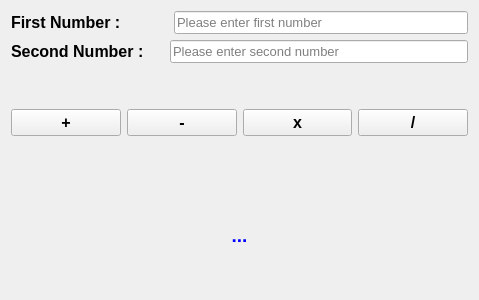
<?xml version="1.0" encoding="UTF-8"?>
<ui version="4.0">
 <class>Form</class>
 <widget class="QWidget" name="Form">
  <property name="geometry">
   <rect>
    <x>0</x>
    <y>0</y>
    <width>479</width>
    <height>300</height>
   </rect>
  </property>
  <property name="windowTitle">
   <string>Form</string>
  </property>
  <layout class="QVBoxLayout" name="verticalLayout">
   <item>
    <layout class="QHBoxLayout" name="horizontalLayout">
     <item>
      <widget class="QLabel" name="label">
       <property name="font">
        <font>
         <family>Segoe UI</family>
         <pointsize>12</pointsize>
         <weight>75</weight>
         <bold>true</bold>
        </font>
       </property>
       <property name="text">
        <string>First Number :</string>
       </property>
      </widget>
     </item>
     <item>
      <spacer name="horizontalSpacer">
       <property name="orientation">
        <enum>Qt::Horizontal</enum>
       </property>
       <property name="sizeType">
        <enum>QSizePolicy::Preferred</enum>
       </property>
       <property name="sizeHint" stdset="0">
        <size>
         <width>47</width>
         <height>20</height>
        </size>
       </property>
      </spacer>
     </item>
     <item>
      <widget class="QLineEdit" name="lnEd_first">
       <property name="font">
        <font>
         <family>Arial</family>
         <pointsize>10</pointsize>
         <weight>50</weight>
         <bold>false</bold>
        </font>
       </property>
       <property name="placeholderText">
        <string>Please enter first number</string>
       </property>
      </widget>
     </item>
    </layout>
   </item>
   <item>
    <layout class="QHBoxLayout" name="horizontalLayout_2">
     <item>
      <widget class="QLabel" name="label_2">
       <property name="font">
        <font>
         <family>Segoe UI</family>
         <pointsize>12</pointsize>
         <weight>75</weight>
         <bold>true</bold>
        </font>
       </property>
       <property name="text">
        <string>Second Number :</string>
       </property>
      </widget>
     </item>
     <item>
      <spacer name="horizontalSpacer_2">
       <property name="orientation">
        <enum>Qt::Horizontal</enum>
       </property>
       <property name="sizeType">
        <enum>QSizePolicy::Preferred</enum>
       </property>
       <property name="sizeHint" stdset="0">
        <size>
         <width>20</width>
         <height>20</height>
        </size>
       </property>
      </spacer>
     </item>
     <item>
      <widget class="QLineEdit" name="lnEd_snd">
       <property name="font">
        <font>
         <family>Arial</family>
         <pointsize>10</pointsize>
         <weight>50</weight>
         <bold>false</bold>
        </font>
       </property>
       <property name="placeholderText">
        <string>Please enter second number</string>
       </property>
      </widget>
     </item>
    </layout>
   </item>
   <item>
    <spacer name="verticalSpacer">
     <property name="orientation">
      <enum>Qt::Vertical</enum>
     </property>
     <property name="sizeType">
      <enum>QSizePolicy::Preferred</enum>
     </property>
     <property name="sizeHint" stdset="0">
      <size>
       <width>20</width>
       <height>40</height>
      </size>
     </property>
    </spacer>
   </item>
   <item>
    <layout class="QHBoxLayout" name="horizontalLayout_3">
     <item>
      <widget class="QPushButton" name="btn_add">
       <property name="font">
        <font>
         <family>Arial</family>
         <pointsize>12</pointsize>
         <weight>75</weight>
         <bold>true</bold>
        </font>
       </property>
       <property name="text">
        <string>+</string>
       </property>
      </widget>
     </item>
     <item>
      <widget class="QPushButton" name="btn_sub">
       <property name="font">
        <font>
         <family>Arial</family>
         <pointsize>12</pointsize>
         <weight>75</weight>
         <bold>true</bold>
        </font>
       </property>
       <property name="text">
        <string>-</string>
       </property>
      </widget>
     </item>
     <item>
      <widget class="QPushButton" name="btn_mul">
       <property name="font">
        <font>
         <family>Arial</family>
         <pointsize>12</pointsize>
         <weight>75</weight>
         <bold>true</bold>
        </font>
       </property>
       <property name="text">
        <string>x</string>
       </property>
      </widget>
     </item>
     <item>
      <widget class="QPushButton" name="btn_div">
       <property name="font">
        <font>
         <family>Arial</family>
         <pointsize>12</pointsize>
         <weight>75</weight>
         <bold>true</bold>
        </font>
       </property>
       <property name="text">
        <string>/</string>
       </property>
      </widget>
     </item>
    </layout>
   </item>
   <item>
    <spacer name="verticalSpacer_2">
     <property name="orientation">
      <enum>Qt::Vertical</enum>
     </property>
     <property name="sizeType">
      <enum>QSizePolicy::Preferred</enum>
     </property>
     <property name="sizeHint" stdset="0">
      <size>
       <width>20</width>
       <height>40</height>
      </size>
     </property>
    </spacer>
   </item>
   <item>
    <widget class="QLabel" name="lbl_result">
     <property name="font">
      <font>
       <family>Arial</family>
       <pointsize>14</pointsize>
       <weight>75</weight>
       <bold>true</bold>
      </font>
     </property>
     <property name="styleSheet">
      <string notr="true">QLabel{color:blue}</string>
     </property>
     <property name="text">
      <string>...</string>
     </property>
     <property name="alignment">
      <set>Qt::AlignCenter</set>
     </property>
    </widget>
   </item>
  </layout>
 </widget>
 <resources/>
 <connections/>
</ui>
